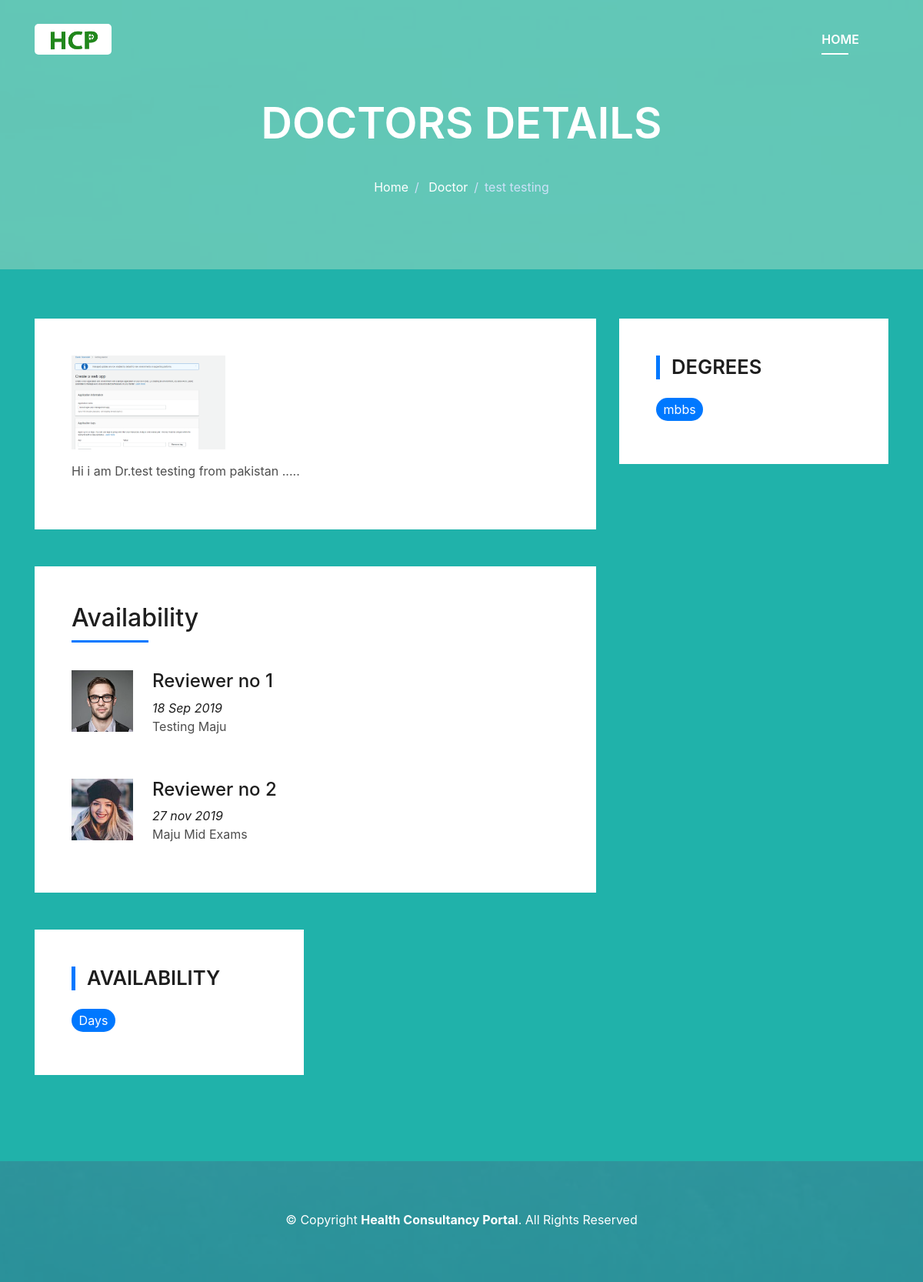
/doctor/doctor.php?id=25, run on the app's committed database.
### tables this page shows
CREATE TABLE `tbldoctors` (
  `id` int(10) NOT NULL,
  `name` varchar(255) NOT NULL,
  `faname` varchar(255) NOT NULL,
  `email` varchar(255) NOT NULL,
  `contact` varchar(255) NOT NULL,
  `address` varchar(255) NOT NULL,
  `regno` varchar(255) NOT NULL,
  `qualification` varchar(255) NOT NULL,
  `degimage` varchar(255) NOT NULL DEFAULT 'image.jpg',
  `certimage` varchar(255) NOT NULL DEFAULT 'image.jpg',
  `city` varchar(255) NOT NULL,
  `country` varchar(255) NOT NULL,
  `specialization` varchar(255) NOT NULL,
  `password` varchar(255) NOT NULL,
  `gender` varchar(10) NOT NULL,
  `status` int(10) NOT NULL DEFAULT 1
);

### doctor/doctor.php (the view, shortened to what this page needs)
<?php
include('dheader.php');
if($_GET['id']){
  $qs = mysqli_query($conn,"SELECT * FROM `tbldoctors` WHERE `id`='$_GET[id]'");
if(mysqli_num_rows($qs) > 0){
    $row = mysqli_fetch_array($qs);
}
}else{
  $qs = mysqli_query($conn,"SELECT * FROM `tbldoctors` WHERE `email`='$_SESSION[email]' and `name`='$_SESSION[name]' and `specialization`='$_SESSION[specialization]'");
  if(mysqli_num_rows($qs) > 0){
      $row = mysqli_fetch_array($qs);
  }
}
?>
  <div class="intro intro-single route bg-image" style="background-image: url(../img/overlay-bg.jpg)">
    <div class="overlay-mf"></div>
    <div class="intro-content display-table">
      <div class="table-cell">
        <div class="container">
          <h2 class="intro-title mb-4">Doctors Details</h2>
          <ol class="breadcrumb d-flex justify-content-center">
            <li class="breadcrumb-item">
              <a href="#">Home</a>
            </li>
            <li class="breadcrumb-item">
              <a href="#">Doctor</a>
            </li>
            <li class="breadcrumb-item active"><?php echo $row['name']; ?></li>
          </ol>
        </div>
      </div>
    </div>
  </div>
  <section class="blog-wrapper sect-pt4" id="blog">
    <div class="container">
      <div class="row">
        <div class="col-md-8">
          <div class="post-box">
            <div class="post-thumb">
              <img src="../upload/<?php echo $row['certimage'];?>" class="img-fluid" width="200px">
            </div>
            <div class="article-content">
              <p>Hi i am Dr.<?php echo $row['name']; ?> from pakistan .....
              </p>
            </div>
          </div>
          <div class="box-comments">
            <div class="title-box-2">
              <h4 class="title-comments title-left">Availability</h4>
            </div>
            <ul class="list-comments">
              <li>
                <div class="comment-avatar">
                  <img src="../img/testimonial-2.jpg" alt="">
                </div>
                <div class="comment-details">
                  <h4 class="comment-author">Reviewer no 1</h4>
                  <span>18 Sep 2019</span>
                  <p>Testing Maju
                  </p>
                </div>
              </li>
                <div class="comment-avatar">
                  <img src="../img/testimonial-4.jpg" alt="">
                </div>
                <div class="comment-details">
                  <h4 class="comment-author">Reviewer no 2</h4>
                  <span>27 nov 2019</span>
                  <p>
                    Maju Mid Exams
                  </p>
                </div>
            </ul>
          </div>
        </div>
        <div class="col-md-4">
               <div class="widget-sidebar widget-tags">
            <h5 class="sidebar-title">Degrees</h5>
            <div class="sidebar-content">
              <ul>
                <li>
                  <a href="#" style="pointer-events: none;"><?php echo $row['qualification']; ?></a>
                </li>
              </ul>
            </div>
          </div>
        </div>
        <div class="col-md-4">
<div class="widget-sidebar widget-tags">
<h5 class="sidebar-title">Availability</h5>
<div class="sidebar-content">
<ul>
<?php
              $ava = mysqli_query($conn,"SELECT * FROM `docavalibility` WHERE `docid`='$_SESSION[docid]'");
              if(mysqli_num_rows($ava) > 0){
                  $rowa = mysqli_fetch_array($ava);
            ?>
 <li>
 <a href="#" style="pointer-events: none;"><?php echo $rowa['time']." Days ".$rowa['days']; ?></a>
 </li>
              <?php }?>
</ul>
</div>
</div>
</div>
      </div>
    </div>
  </section>
  <section class="paralax-mf footer-paralax bg-image sect-mt4 route" style="background-image: url(../img/overlay-bg.jpg)">
    <div class="overlay-mf"></div>
    <footer>
      <div class="container">
        <div class="row">
          <div class="col-sm-12">
            <div class="copyright-box">
              <p class="copyright">&copy; Copyright <strong>Health Consultancy Portal</strong>. All Rights Reserved</p>
            </div>
          </div>
        </div>
      </div>
    </footer>
  </section>
</body>
</body>
</html>

### css/style.css (style rules this page uses)
body { background-color: lightseagreen; color: #4e4e4e; }
h1, h2, h3, h4, h5, h6 { color: #1e1e1e; }
a { color: #1e1e1e; transition: all 0.5s ease-in-out; }
.box-shadow, .paralax-mf, .service-box, .work-box, .card-blog { box-shadow: 0 13px 8px -10px rgba(0, 0, 0, 0.1); }
.bg-image { background-repeat: no-repeat; background-attachment: fixed; background-size: cover; background-position: center center; }
.overlay-mf { background-color: lightseagreen; }
.overlay-mf { position: absolute; top: 0; left: 0px; padding: 0; height: 100%; width: 100%; opacity: .7; }
.paralax-mf { position: relative; padding: 8rem 0; }
.display-table { width: 100%; height: 100%; display: table; }
.table-cell { display: table-cell; vertical-align: middle; }
.sect-pt4 { padding-top: 4rem; }
.sect-mt4 { margin-top: 4rem; }
.title-box-2 { margin-bottom: 3rem; }
.title-left { font-size: 2rem; position: relative; }
.title-left:before { content: ''; position: absolute; height: 3px; background-color: #0078ff; width: 100px; bottom: -12px; }
.ul-resect, .socials ul, .list-ico, .blog-wrapper .post-meta ul, .box-comments .list-comments, .widget-sidebar .list-sidebar, .widget-tags ul { list-style: none; padding-left: 0; margin-bottom: 0; }
.intro { height: 100vh; position: relative; color: #fff; }
.intro .intro-content { text-align: center; position: absolute; }
.intro .intro-title { color: #fff; font-weight: 600; font-size: 3rem; }
.intro-single { height: 350px; }
.intro-single .intro-content { margin-top: 30px; }
.intro-single .intro-title { text-transform: uppercase; font-size: 3rem; }
.intro-single .breadcrumb { background-color: transparent; color: #0078ff; }
.intro-single .breadcrumb .breadcrumb-item:before { color: #cde1f8; }
.intro-single .breadcrumb .breadcrumb-item.active { color: #cde1f8; }
.intro-single .breadcrumb a { color: #fff; }
.post-box, .form-comments, .box-comments, .widget-sidebar { padding: 2rem; background-color: #fff; margin-bottom: 3rem; }
.box-comments .list-comments li { padding-bottom: 40px; }
.box-comments .list-comments .comment-avatar { display: table-cell; vertical-align: top; }
.box-comments .list-comments .comment-avatar img { width: 80px; height: 80px; }
.box-comments .list-comments .comment-author { font-size: 1.3rem; }
.box-comments .list-comments .comment-details { display: table-cell; vertical-align: top; padding-left: 25px; }
.box-comments .list-comments span { color: #1e1e1e; font-style: italic; }
.widget-sidebar .sidebar-title { font-size: 1.6rem; font-weight: 600; border-left: 5px solid #0078ff; padding-left: 15px; text-transform: uppercase; margin-bottom: 1.5rem; }
.widget-tags ul li { display: inline-block; background-color: #0078ff; padding: .2rem .6rem; margin-bottom: .5rem; border-radius: 15px; }
.widget-tags ul li a { color: #fff; }
.footer-paralax { padding: 4rem 0 0 0; }
footer { text-align: center; color: #fff; padding-bottom: 4rem; }
footer .copyright { margin-bottom: .3rem; }
@media (min-width: 768px) { .intro .intro-title { font-size: 4.5rem; } }
@media (min-width: 768px) { .intro-single .intro-title { font-size: 3.5rem; } }
@media (min-width: 768px) { .post-box, .form-comments, .box-comments, .widget-sidebar { padding: 3rem; } }
@media (min-width: 768px) { .box-comments .list-comments .comment-author { font-size: 1.5rem; } }

### data on the page
tbldoctors: name "test testing", certimage (picture), qualification "mbbs"
